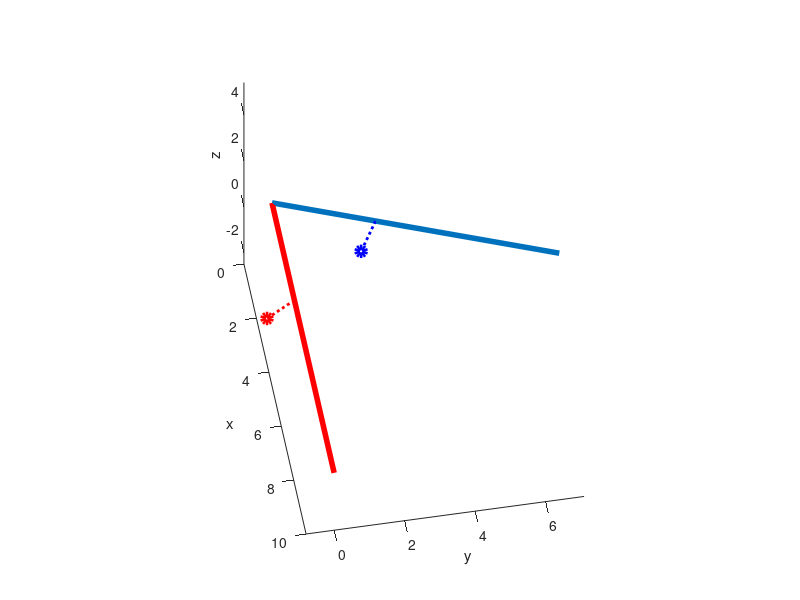

Recreate this plot in MATLAB.
#!/usr/bin/octave

close all
clear all

enable_plot2d=false;
enable_plot3d=true;

% For example with [0, 5], distance to theta=pi/4 should be sqrt(5*5/2)

x=3;
y=2;
z=1; %sqrt(2);

% [x==y] is exactly on the diagonal line pi/4
theta_z=pi/4;

% clockwise rotation around the (non-visible) z-axis
R2z= [ cos(theta_z)  sin(theta_z); 
      -sin(theta_z)  cos(theta_z)];

% counter-clockwise around the (non-visible) z-axis
R2zc=[ cos(theta_z) -sin(theta_z); 
       sin(theta_z)  cos(theta_z)];

p=[x; y];
q=R2z*p;
L=abs(q(2));
printf("Distance: %d\n", L)
f=0;

if (enable_plot2d || enable_plot3d) 
	set(gca(), "defaultlinelinewidth", 4.0);
end

if (enable_plot2d)
	f = f + 1;
	h=figure(f);

	hold on

	% plot the original line
	p0=[0; 0];
	q0=[10; 0];
	q1=R2zc*q0;
	Q=[p0 q1];
	plot(Q(1,:),Q(2,:),'b-');
	
	% plot the original point
	plot(p(1),p(2),'bo');
	
	% plot the projected line
	S=[p0 q0];
	plot(S(1,:),S(2,:),'r-');

	% plot the projected point
	s=R2z*p;
	plot(s(1),s(2),'ro');

	% project the point on the projected line
	sd=s;
	sd(2)=0;
	S1=[s sd];
	plot(S1(1,:),S1(2,:),'r:','linewidth',2);

	% project the original point on the original line
	Sd=[R2zc*sd p];
	plot(Sd(1,:),Sd(2,:),'b:','linewidth',2);

	% calculate the distance
	D=sqrt(sum((Sd(:,1)-Sd(:,2)).^2));
	printf("Calculate distance again: %d\n", D)
	xlabel("x")
	ylabel("y")

	axis("equal")
	hold off
end

% We rotate along another axis, in this case let's choose the y-axis, we rotate from z to x.
theta_y=-pi/6;

% clockwise rotation around the y-axis
R2y= [ cos(theta_y)  sin(theta_y); 
      -sin(theta_y)  cos(theta_y)];

% counter-clockwise around the y-axis
R2yc=[ cos(theta_y) -sin(theta_y); 
       sin(theta_y)  cos(theta_y)];

% Note, in the following R3y depends on R2yc. This might be seen as incorrect. 
% The matrix shifts around such that sin(theta) gets a minus sign -sin(theta) just as with the 2D version and we
% use R2yc rather than R2y.
% See matrices at e.g. Wikipedia, https://en.wikipedia.org/wiki/Rotation_matrix.
% We opted to conform to the Euler angles, which means:
%  R3z rotates from x to y coordinates counter clockwise,
%  R3y rotates from z to x coordinates counter clockwise,
%  R3x rotates from y to z coordinates counter clockwise (not used).
%
% In this way, theta_z>0 and theta_y<0 draws the line through the (+,+,+) positive octant I.
% https://en.wikipedia.org/wiki/Octant_(solid_geometry)

% clockwise matrices
R3x=eye(3);
R3x([2,3],[2,3])=R2z;

R3y=eye(3);
R3y([1,3],[1,3])=R2yc;

R3z=eye(3);
R3z([1,2],[1,2])=R2z;

% counter-clockwise matrices
R3xc=eye(3);
R3xc([2,3],[2,3])=R2zc;

R3yc=eye(3);
R3yc([1,3],[1,3])=R2y;

R3zc=eye(3);
R3zc([1,2],[1,2])=R2zc;

% We assume we have first rotated with theta_z, then with theta_y.
R3c=R3yc*R3zc;

% So we will do here in the reverse order.
% Which is represented by a matrix multiplication.
R3=R3z*R3y;

p=[x; y; z];
q=R3*p;
L=sqrt(q(2).^2+q(3).^2);
printf("Distance in 3D: %d\n", L)

if (enable_plot3d)
	f = f + 1;
	figure(f);

	hold on
	
	% plot the original line (with theta_z and theta_y
	p0=[0; 0; 0];
	q0=[10; 0; 0];
	q2=R3c*q0;
	Q=[p0 q2];
	plot3(Q(1,:),Q(2,:),Q(3,:),'-');

	% plot the original data point
	plot3(p(1),p(2),p(3),'bo');

	% plot the projected line
	S=[p0 q0];
	plot3(S(1,:),S(2,:),S(3,:),'r-');
	
	% plot the projected point
	s=R3*p;
	plot3(s(1),s(2),s(3),'ro');
	
	% project the point on the projected line
	sd=s;
	sd(2)=0;
	sd(3)=0;
	S1=[s sd];
	plot3(S1(1,:),S1(2,:),S1(3,:),'r:','linewidth',2);

	% project the original point on the original line
	Sd=[R3c*sd p];
	plot3(Sd(1,:),Sd(2,:),Sd(3,:),'b:','linewidth',2);

	% calculate the distance
	D=sqrt(sum((Sd(:,1)-Sd(:,2)).^2));
	printf("Calculate distance again: %d\n", D)
	
	% We end up with a line rotate by theta_z and theta_y
	xlabel("x")
	ylabel("y")
	zlabel("z")

	axis("equal")

	az = 80;
	el = 50;
	view(az, el);

	hold off

end
